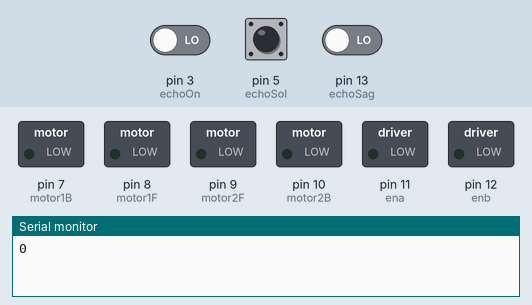
The sketch below on a simulated Arduino Uno, built with avr-gcc and run on an emulated ATmega328P. Parts: switched loads named in the sketch (green lamp = pin HIGH), the last lines printed to the serial monitor. Inputs (shaded band) come from the test bench; at power-on: pin 5 (echoSol) LOW, pin 3 (echoOn) LOW, pin 13 (echoSag) LOW. Pins used as bus, display or sensor lines are not drawn.

Above: at 1.2 s.
1.3 s: pin 5 (echoSol) pulsed HIGH 5 times (0.12 s each, 0.3 s apart)
At 3.0 s:
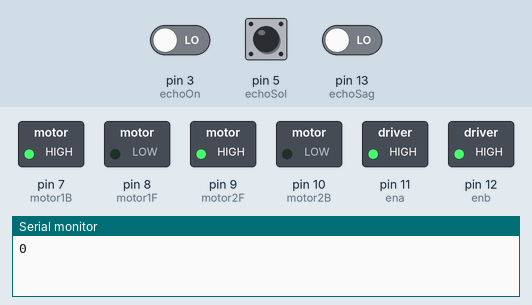
At 9.4 s:
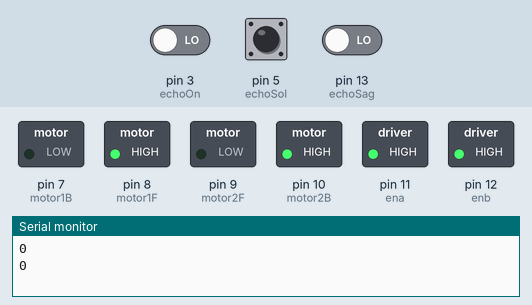
Timing chart, 0 to 14.8 s (numbered marks = the images above; inputs shaded):
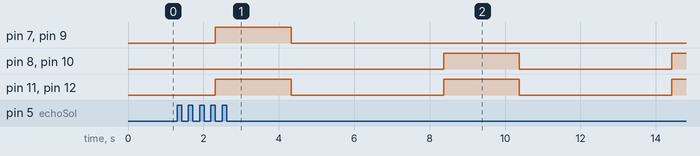

The sketch:

son_yarisma.ino
```cpp
int ena = 11;
int enb = 12;
int motor1F = 8;
int motor1B = 7;
int motor2F = 9;
int motor2B = 10;
int pins[] = {ena,enb,motor1F,motor1B,motor2F,motor2B};

int trigOn = 2;
int echoOn = 3;

int trigSol = 4;
int echoSol = 5;

int trigSag = 6;
int echoSag = 13;


void setup() {
  Serial.begin(9600);
  for(int i=7; i<=12; i++){
      pinMode(i, OUTPUT);}

  pinMode(trigOn, OUTPUT);
  pinMode(echoOn, INPUT);

  pinMode(trigSol, OUTPUT);
  pinMode(echoSol, INPUT);

  pinMode(trigSag, OUTPUT);
  pinMode(echoSag, INPUT);

}

void loop() {
  //move();
  int Mesafe1 = ultrasonik(trigOn, echoOn);
  Serial.println(Mesafe1);
  if(Mesafe1 < 10){
    Stop();
    if(ultrasonik(trigSag, echoSag) > ultrasonik(trigSol, echoSol)){
      move(255,255,0,1,1,0,1000);
    }
    else if(ultrasonik(trigSag, echoSag) > ultrasonik(trigSol, echoSol)){
      move(255,255,1,0,0,1,1000);
    }
    else{
      move(255,255,1,0,0,1,1000);
    }
  } else{
    move(255,255,1,0,1,0,1000);
  }
}

void move(int pwm1, int pwm2,int m1f,int m1b, int m2f, int m2b, int dl){
    analogWrite(ena,pwm1);
    digitalWrite(motor1F, m1f);
    digitalWrite(motor1B, m1b);
    analogWrite(enb,pwm2);
    digitalWrite(motor2F, m2f);
    digitalWrite(motor2B, m2b);

    delay(dl);
}
void Stop(){
  analogWrite(ena,0);
    digitalWrite(motor1F, 0);
    digitalWrite(motor1B,0);
    analogWrite(enb,0);
    digitalWrite(motor2F, 0);
    digitalWrite(motor2B,0);
}

int ultrasonik(int trig, int echo){
  digitalWrite(trig, 1);delay(10);
  digitalWrite(trig,0);

  int sure = pulseIn(echo,1);
  int msf = (sure/2)/28.97;
  return msf;

}
```

Measured:
- after the input at 1.3 s, pin 7 (motor1B), pin 9 (motor2F): LOW → HIGH after 1.0 s, → LOW 2.0 s later
- by itself, pin 11 (ena), pin 12 (enb): alternates HIGH for 2.0 s and LOW for 4.0 s
